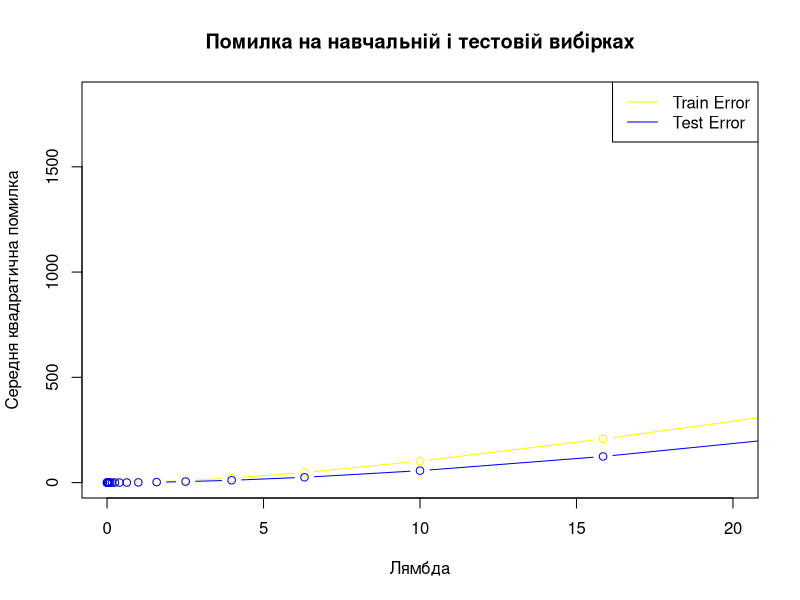

Write the R code that produced this figure.
# Підключення бібліотеки glmnet для використання алгоритмів регресії з регуляризацією.
library(glmnet)
cat("\014") 

data(longley)
longley <- longley[, !names(longley) %in% "Population"] # видалення колонки Population

n <- nrow(longley)
train_indices <- sample(1:n, n/2) # 50/50 %
train_data <- longley[train_indices, ]
test_data <- longley[-train_indices, ]

# Незалежні змінні
train_x <- as.matrix(train_data[, -ncol(train_data)])
test_x <- as.matrix(test_data[, -ncol(test_data)])

# Залежні змінні
train_y <- train_data[["Unemployed"]]
test_y <- test_data[["Unemployed"]]

# Генерація значень λ для гребневої регресії.
lambda_values <- 10^(-3 + 0.2 * (0:25))

# alpha = 0 вказує на те, що ми побудуємо гребеневу регресію (ridge regression)
ridge_model <- glmnet(train_x, train_y, alpha = 0, lambda = lambda_values)

# Обчислення помилок для кожного значення λ.
train_errors <- sapply(1:length(lambda_values), function(i) {
  preds <- predict(ridge_model, s = lambda_values[i], newx = train_x)

  # Обчислення середньої квадратичної помилки.
  mean((train_y - preds)^2)
})

test_errors <- sapply(1:length(lambda_values), function(i) {
  preds <- predict(ridge_model, s = lambda_values[i], newx = test_x)
  mean((test_y - preds)^2)
})

plot(lambda_values, train_errors, type = "b", col = "yellow", 
     xlab = "Лямбда", ylab = "Середня квадратична помилка", 
     main = "Помилка на навчальній і тестовій вибірках", 
     xlim = c(0, 20))
lines(lambda_values, test_errors, type = "b", col = "blue")  # тестові помилки
legend("topright", legend = c("Train Error", "Test Error"), col = c("yellow", "blue"), lty = 1)  

# Знаходження індексу мінімальної помилки на тестовій вибірці
min_lambda_index <- which.min(test_errors)

# Виведення відповідного значення λ
best_lambda <- lambda_values[min_lambda_index]
cat("Значення λ з найменшою помилкою:", best_lambda, "\n")

cat("Найменша помилка на тестовій вибірці:", test_errors[min_lambda_index], "\n")
